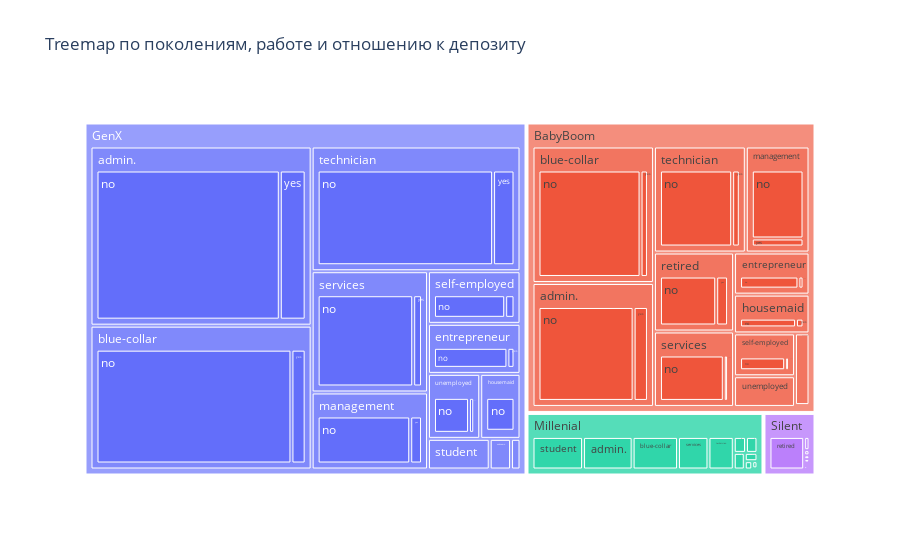

Notebook code for this chart:
### Code cell
fig = px.treemap(ct_jy_g_w.stack().reset_index().rename(columns={0:'value'})\
                 .sort_values(by="value", ascending=False), path=['Generation', 'job', 'y'], values='value', title = "Treemap по поколениям, работе и отношению к депозиту")
fig.show()

### Figure 1 — Plotly figure (JSON) as saved in the notebook; plotly's stock layout.template omitted (floating-point values rounded to 4 significant figures; data arrays with more than 128 entries replaced by an {"elided": "..."} marker saying what was removed)
{"data": [{"branchvalues": "total", "domain": {"x": [0, 1], "y": [0, 1]}, "hovertemplate": "labels=%{label}<br>value=%{value}<br>parent=%{parent}<br>id=%{id}<extra></extra>", "ids": {"elided": "148 str values"}, "labels": {"elided": "148 str values"}, "name": "", "parents": {"elided": "148 str values"}, "type": "treemap", "values": {"elided": "148 int values"}}], "layout": {"legend": {"tracegroupgap": 0}, "title": {"text": "Treemap по поколениям, работе и отношению к депозиту"}}}
